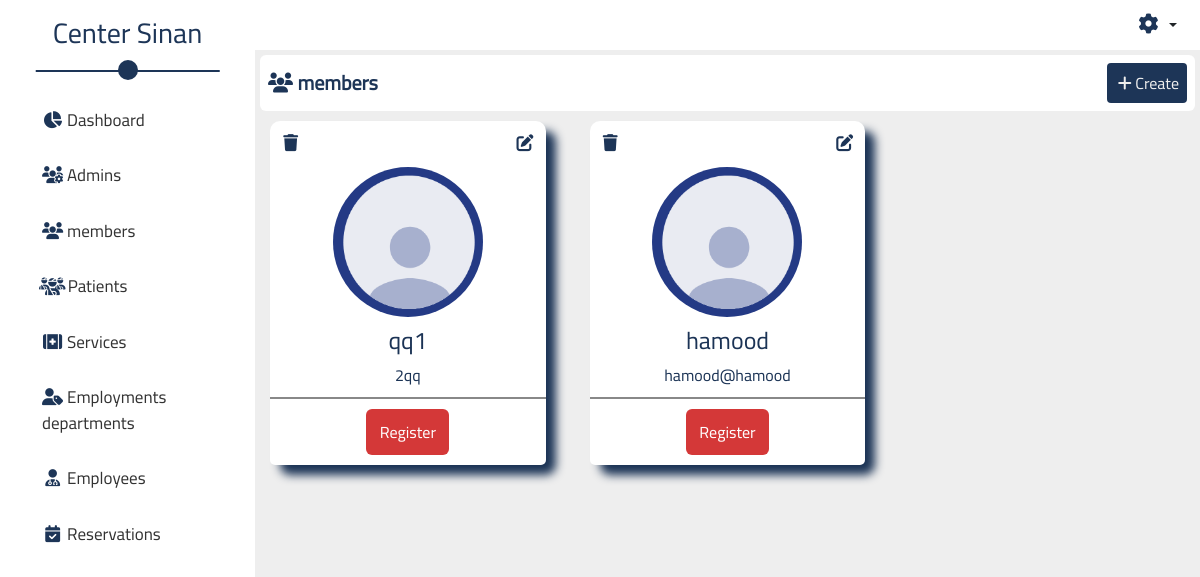
/admin/view/scereens/usersScereens.php?page=index (signed in), run on the app's committed database.
### tables this page shows
CREATE TABLE `users` (
  `id` int(11) NOT NULL,
  `name` text NOT NULL,
  `email` text NOT NULL,
  `password` text NOT NULL,
  `registerStatus` tinyint(1) NOT NULL DEFAULT 0,
  `createdAt` timestamp NOT NULL DEFAULT current_timestamp() ON UPDATE current_timestamp()
);

### admin/core/languages/en.php (called while the page is built, shortened)
<?php
function translate($word){
    return $words[$word];
}
?>

### admin/core/functions/functionsHandilingDb.php (called while the page is built, shortened)
<?php
 function selectFromTable(string $table, string $columns="*",string $where="true",array $whereValues=[] ,string $typeReturn="all",$orderBy = 'id', $order = 'desc', string $limit = '') {
    global $con;
    $sql=$con->prepare("SELECT $columns FROM $table  WHERE $where  ORDER BY $orderBy $order $limit");
    $sql->execute($whereValues);
    if($sql->rowCount() > 0) {
        $data=$typeReturn=="all"? $sql->fetchAll(PDO::FETCH_OBJ) :$sql->fetch(PDO::FETCH_OBJ);
        return ["status" => true, "data" =>$data ,"message"=> translate("successMessage")];
    }else {
        return ["status" => false,"data" =>[], "message" => translate("errorMessage")];
    }
 }

### admin/data/remot/usersData.php (called while the page is built, shortened)
<?php
class UsersData
{
    static function fetchAllUsers (){
        return (selectFromTable("users"))['data'];
    }
}

### admin/root.php (called while the page is built, shortened)
<?php
if(isset($path)){
$supPath="view/";
}else{
$supPath="../";
}
$layouts = $supPath."layouts/";

### admin/view/partsScereens/users/index.php (the view, shortened to what this page needs)
<?php
$allUsers =  UsersController::fetchAllUsers();
?>
<main class="mainBody d-flex">
    <section class="mainContent">
        <div class="content">
            <li class="nav-item">
                <a href="?page=add " class="btn btn-primary btn-sm nav-link " aria-current="page">
                    <i class="fa fa-add fa-fw">
                    </i>
                    <span> <?php echo translate("add") ?></span>
                </a>
            </li>
            <div class="row">
                <?php foreach($allUsers as $user): ?>
                <div class="col-lg-4 col-md-6">
                    <div class="card">
                        <div class="card-head">
                            <a href="?page=delete&&id=<?php echo $user->id?>"><i class="fa fa-trash fa-fw">
                                </i></a>
                            <a href="?page=update&&id=<?php echo $user->id?>"><i class="fa fa-edit fa-fw">
                                </i></a>
                        </div>
                        <img style="height: 150px ; width: 150px; border-radius: 50%; display: block; margin: auto;"
                            src=" <?php echo $layouts ?>img/person.png" alt="">
                        <div class="card-body">
                            <h4>
                                <?php echo $user->name?>
                            </h4>
                            <p><?php echo $user->email?></p>
                        </div>
                        <div class="card-footer">
                            <a href="?page=permissions&&id=<?php echo $user->id?>&&registerStatus=<?php echo $user->registerStatus?>"
                                class="btn <?php echo  $user->registerStatus==1?'active':''; ?> "><span>
                                    <?php echo translate("register")?>
                                </span></a>
                        </div>
                    </div>
                </div>
                <?php endforeach ?>
            </div>
        </div>
    </section>
</main>

### admin/view/layouts/css/style.css (style rules this page uses)
* { box-sizing: border-box; }
body { font-family: "Cairo"; }
i { color: #1d3557; }
.btn-primary { --bs-btn-bg: #1d3557; --bs-btn-border-color: #1d3557; --bs-btn-hover-color: #fff; --bs-btn-hover-bg: #29466e; --bs-btn-hover-border-color: #29466e; --bs-btn-focus-shadow-rgb: 49, 132, 253; --bs-btn-active-color: #fff; --bs-btn-active-bg: #29466e; --bs-btn-active-border-color: #29466e; }
.mainBody { min-height: 100vh; width: 100%; }
.mainBody .mainContent { flex: 1; background-color: #eee; }
.mainBody .mainContent .content { width: 100%; padding: 5px; }
a.nav-link { display: flex; justify-content: center; align-items: center; background-color: #1d3557; color: #eee; }
a.nav-link i { color: #eee; }
.card { border: none; margin: 10px; color: #1b3355; box-shadow: 10px 10px 10px #1b3355; border-radius: 10px; }
.card .card-head { display: flex; justify-content: space-between; align-items: center; padding: 10px; }
.card .card-head a { font-size: 17px; }
.card .card-body { padding: 10px; text-align: center; }
.card .card-body p { margin: 0; }
.card img { height: 150px; width: 150px; border-radius: 50%; display: block; margin: auto; }
.card .card-footer, .card .createdAt, .card .card-footer-account-mony { display: flex; justify-content: space-evenly; align-items: center; border-top: 2px solid #888; background-color: white; padding: 10px 0; }
.card .card-footer a { text-decoration: none; display: block; padding: 10px 0; width: 30%; text-align: center; background-color: #d43838; color: white; }

### data on the page
users: name "qq1", email "2qq"
users: name "hamood", email "hamood@hamood"

### other printed values
translate("centerSinan") "Center Sinan"
translate("dashboard") "Dashboard"
translate("admins") "Admins"
translate("users") "members"
translate("patients") "Patients"
translate("services") "Services"
translate("employmentsDepartments") "Employments departments"
translate("employees") "Employees"
translate("reservations") "Reservations"
$GLOBALS["navBarName"] "members"
translate("add") "Create"
